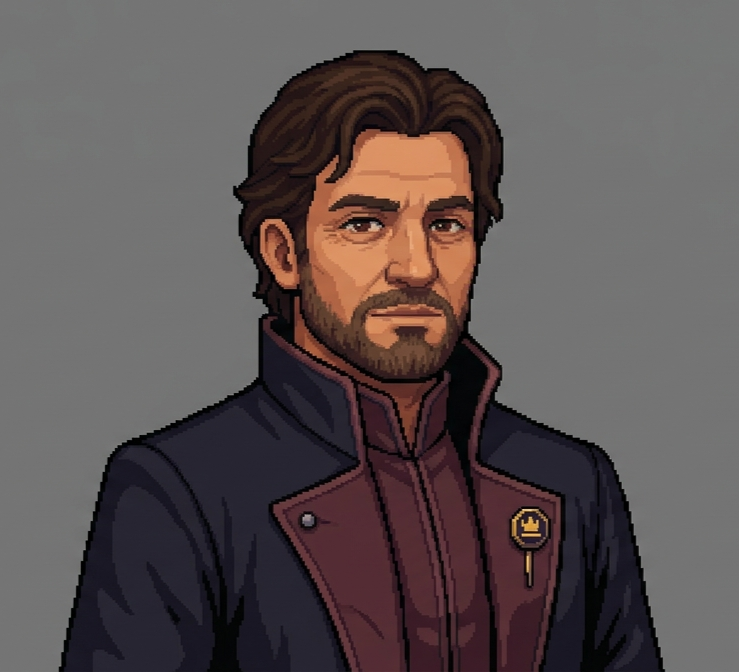
#> input picture assets/alden.png, 739 x 672 px, given in place of elira.png, which was not available
$ python crop-npc-portraits.py
#> lines starting #> are read from the running program, lines starting #| are printed output that depends on the picture
from PIL import Image

# NPC source art (assets/*.png) is a full painted scene (character + room),
# not a cutout on a flat backdrop, so remove_bg.py's flood-fill approach
# doesn't apply here. Instead we crop a portrait-aspect (3:4) window centered
# on the character, trimming the excess side background down to a framing
# sliver — the same treatment a visual-novel dialogue portrait uses.

ROOT = "c:/Users/Martyna/Desktop/rpg"

# name -> horizontal center (px) of the character's face in the 1672x941 source
PORTRAITS = {
    "elira": 490,
    "dorran": 480,
    "mira": 620,
}

ASPECT = 3 / 4  # width / height


def crop_portrait(name, center_x):
#> called with name = 'elira', center_x = 490
    src = f"{ROOT}/assets/{name}.png"
    dst = f"{ROOT}/public/assets/npcs/{name}.png"
    img = Image.open(src).convert("RGB")
    w, h = img.size
#> w = 739; h = 672
    crop_w = round(h * ASPECT)
#> crop_w = 504
    left = max(0, min(w - crop_w, center_x - crop_w // 2))
#> left = 235
    box = (left, 0, left + crop_w, h)
#> box = (235, 0, 739, 672)
    img.crop(box).save(dst)
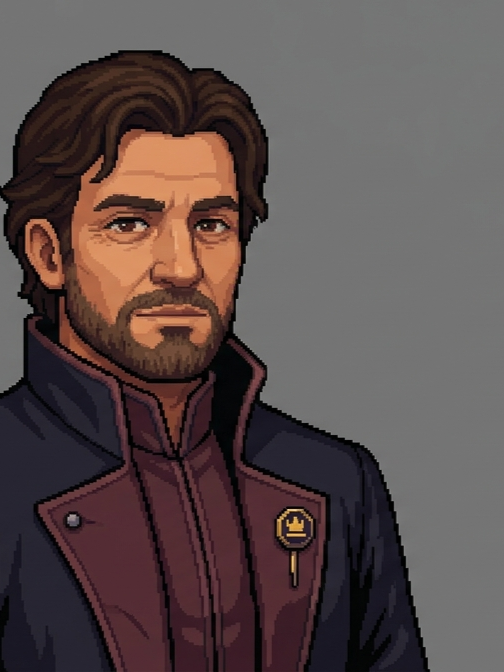
#> saved as elira.png: PIL image 504x672 RGB; mean R, G, B 90.8, 77.1, 76.3
    print(f"{src} -> {dst}: cropped {box}")
#| c:/Users/Martyna/Desktop/rpg/assets/elira.png -> c:/Users/Martyna/Desktop/rpg/public/assets/npcs/elira.png: cropped (235, 0, 739, 672)


if __name__ == "__main__":
    for name, center_x in PORTRAITS.items():
        crop_portrait(name, center_x)
#> pass 2 of the loop `for name, center_x in PORTRAITS.items():`:
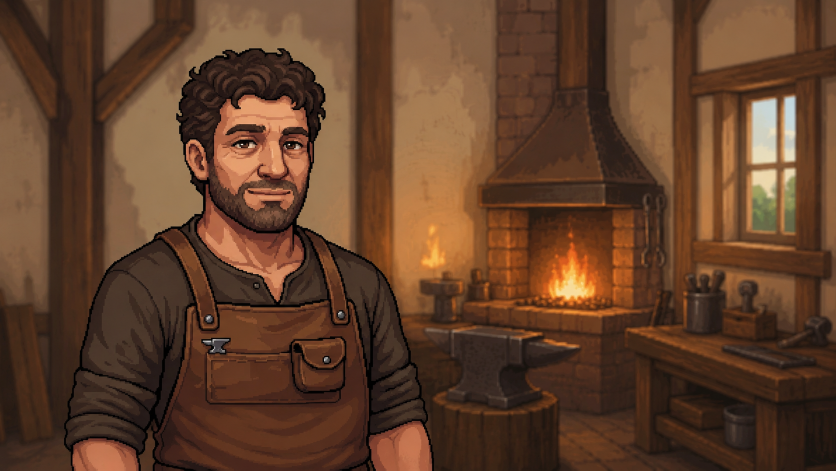
#> input picture assets/dorran.png, 1672 x 941 px, found by its file name (shown at 1/2 size)
#> in crop_portrait, img is the input picture: PIL image 1672x941 RGB; mean R, G, B 97.1, 63.9, 42.4
#> in crop_portrait (call 2), `img.crop(box).save(dst)`:
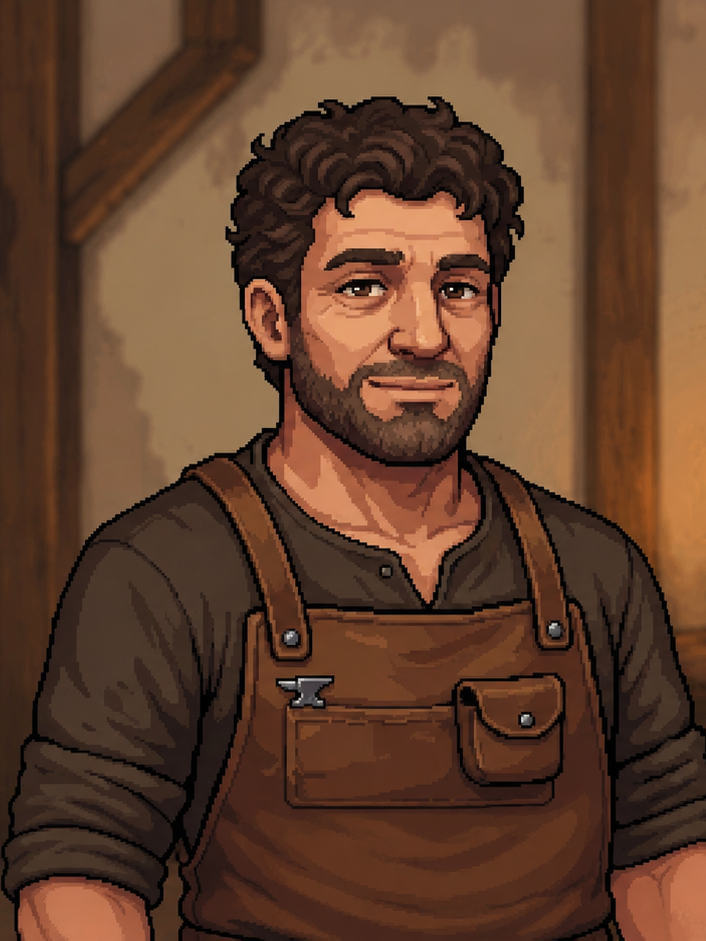
#> saved as dorran.png: PIL image 706x941 RGB; mean R, G, B 98, 64.6, 44.8
#| c:/Users/Martyna/Desktop/rpg/assets/dorran.png -> c:/Users/Martyna/Desktop/rpg/public/assets/npcs/dorran.png: cropped (127, 0, 833, 941)
#> pass 3 of the loop `for name, center_x in PORTRAITS.items():`:
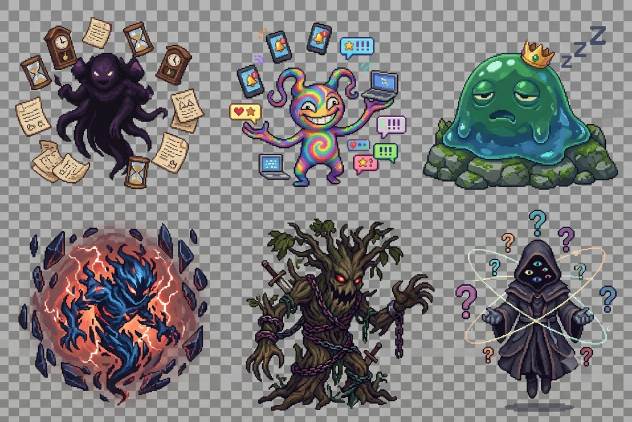
#> input picture assets/bosses.png, 1264 x 843 px, given in place of mira.png, which was not available (shown at 1/2 size)
#> img: PIL image 1264x843 RGB
#> in crop_portrait (call 3), `img.crop(box).save(dst)`:
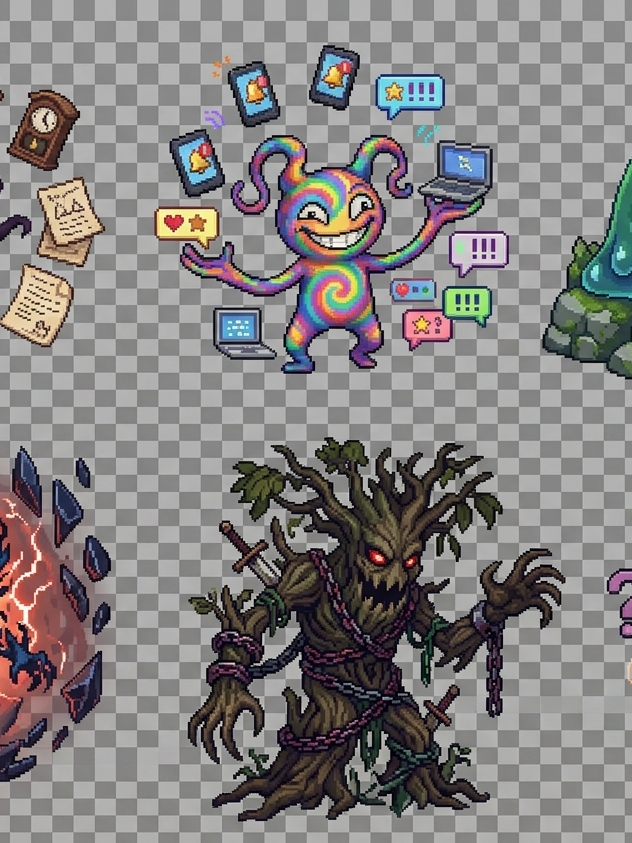
#> saved as mira.png: PIL image 632x843 RGB; mean R, G, B 132.5, 129.1, 128.8
#| c:/Users/Martyna/Desktop/rpg/assets/mira.png -> c:/Users/Martyna/Desktop/rpg/public/assets/npcs/mira.png: cropped (304, 0, 936, 843)
